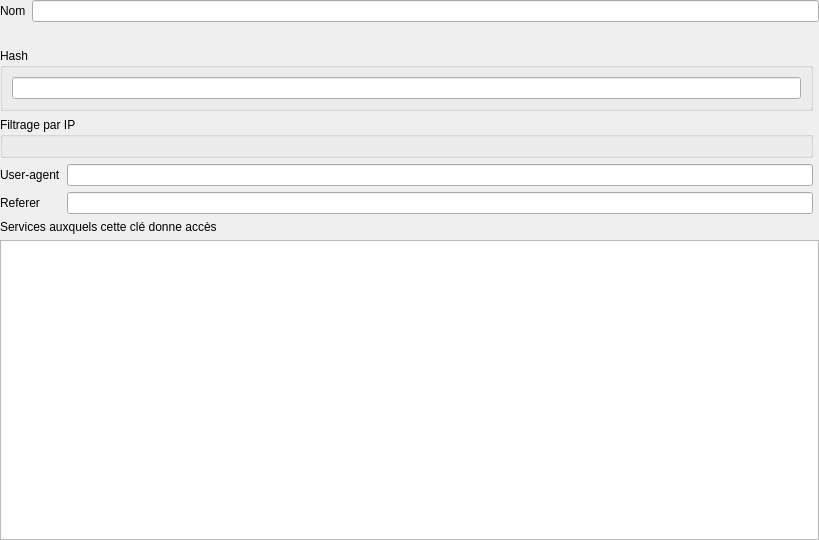
<?xml version="1.0" encoding="UTF-8"?>
<ui version="4.0">
 <class>UserKeyWidget</class>
 <widget class="QWidget" name="UserKeyWidget">
  <property name="geometry">
   <rect>
    <x>0</x>
    <y>0</y>
    <width>819</width>
    <height>540</height>
   </rect>
  </property>
  <property name="windowTitle">
   <string>User informations</string>
  </property>
  <property name="locale">
   <locale language="English" country="UnitedStates"/>
  </property>
  <layout class="QGridLayout" name="gridLayout_3" rowstretch="0,0,0,0,0,0,0,0,0,0">
   <property name="leftMargin">
    <number>0</number>
   </property>
   <property name="topMargin">
    <number>0</number>
   </property>
   <property name="rightMargin">
    <number>0</number>
   </property>
   <property name="bottomMargin">
    <number>0</number>
   </property>
   <item row="6" column="1">
    <widget class="QLineEdit" name="lne_user_agent"/>
   </item>
   <item row="1" column="0" colspan="3">
    <layout class="QHBoxLayout" name="horizontalLayout_2">
     <property name="topMargin">
      <number>0</number>
     </property>
     <item>
      <widget class="QLabel" name="lbl_name">
       <property name="sizePolicy">
        <sizepolicy hsizetype="Fixed" vsizetype="Preferred">
         <horstretch>0</horstretch>
         <verstretch>0</verstretch>
        </sizepolicy>
       </property>
       <property name="text">
        <string>Nom</string>
       </property>
      </widget>
     </item>
     <item>
      <widget class="QLineEdit" name="lne_name"/>
     </item>
    </layout>
   </item>
   <item row="6" column="0">
    <widget class="QLabel" name="lbl_user_agent">
     <property name="sizePolicy">
      <sizepolicy hsizetype="Fixed" vsizetype="Preferred">
       <horstretch>0</horstretch>
       <verstretch>0</verstretch>
      </sizepolicy>
     </property>
     <property name="text">
      <string>User-agent</string>
     </property>
    </widget>
   </item>
   <item row="9" column="0" colspan="3">
    <widget class="QTableView" name="tbv_permissions"/>
   </item>
   <item row="3" column="0" colspan="2">
    <widget class="QLabel" name="lbl_key_type_description">
     <property name="text">
      <string>&lt;key_type_description&gt;</string>
     </property>
    </widget>
   </item>
   <item row="5" column="0" colspan="2">
    <widget class="QgsCollapsibleGroupBox" name="gpb_ip_filter">
     <property name="title">
      <string>Filtrage par IP</string>
     </property>
     <layout class="QGridLayout" name="gridLayout_5">
      <item row="0" column="0">
       <widget class="UserKeyIpFilterWidget" name="wdg_user_key_ip_filter" native="true"/>
      </item>
     </layout>
    </widget>
   </item>
   <item row="8" column="0" colspan="3">
    <widget class="QLabel" name="lbl_permissions">
     <property name="text">
      <string>Services auxquels cette clé donne accès</string>
     </property>
    </widget>
   </item>
   <item row="7" column="0">
    <widget class="QLabel" name="lbl_referer">
     <property name="sizePolicy">
      <sizepolicy hsizetype="Fixed" vsizetype="Preferred">
       <horstretch>0</horstretch>
       <verstretch>0</verstretch>
      </sizepolicy>
     </property>
     <property name="text">
      <string>Referer</string>
     </property>
    </widget>
   </item>
   <item row="7" column="1">
    <widget class="QLineEdit" name="lne_referer"/>
   </item>
   <item row="4" column="0" colspan="2">
    <widget class="QGroupBox" name="gpb_hash">
     <property name="title">
      <string>Hash</string>
     </property>
     <layout class="QGridLayout" name="gridLayout">
      <item row="0" column="0">
       <widget class="QLineEdit" name="lne_hash">
        <property name="readOnly">
         <bool>true</bool>
        </property>
       </widget>
      </item>
     </layout>
    </widget>
   </item>
  </layout>
 </widget>
 <customwidgets>
  <customwidget>
   <class>QgsCollapsibleGroupBox</class>
   <extends>QGroupBox</extends>
   <header>qgscollapsiblegroupbox.h</header>
   <container>1</container>
  </customwidget>
  <customwidget>
   <class>UserKeyIpFilterWidget</class>
   <extends>QWidget</extends>
   <header>geoplateforme.gui.user_keys.wdg_user_key_ip_filter</header>
   <container>1</container>
  </customwidget>
 </customwidgets>
 <tabstops>
  <tabstop>lne_name</tabstop>
  <tabstop>lne_user_agent</tabstop>
  <tabstop>lne_referer</tabstop>
  <tabstop>tbv_permissions</tabstop>
 </tabstops>
 <resources/>
 <connections/>
</ui>
